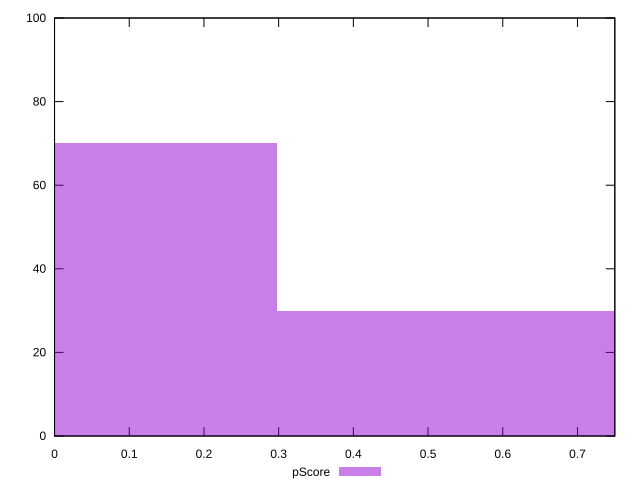

Generate this figure with gnuplot:
reset

$pScore <<EOF
0 70
0.5952397854176978 30
EOF

set key outside below
set boxwidth 0.5952397854176978
set xrange [0:0.75]
set yrange [0:100]
set trange [0:100]
set style fill transparent solid 0.5 noborder
set terminal svg size 640, 490 enhanced background rgb 'white'
set output "reports/report_00028_2021-02-24T12-49-42.674Z/uses-text-compression/samples/card/pScore/histogram.svg"

plot $pScore title "pScore" with boxes

reset
